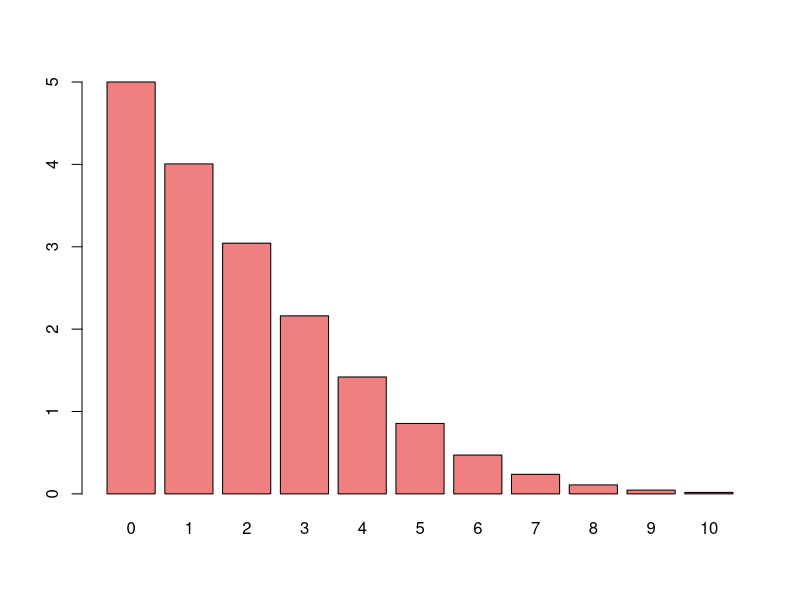
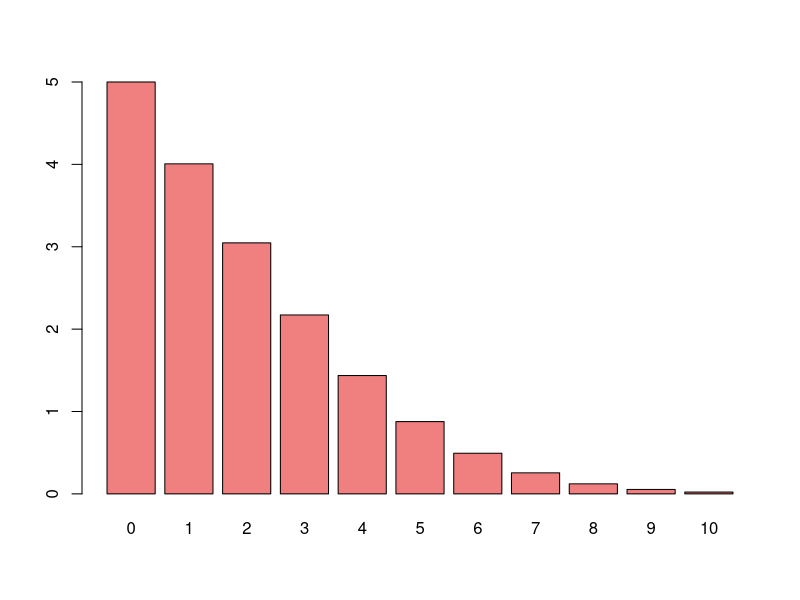
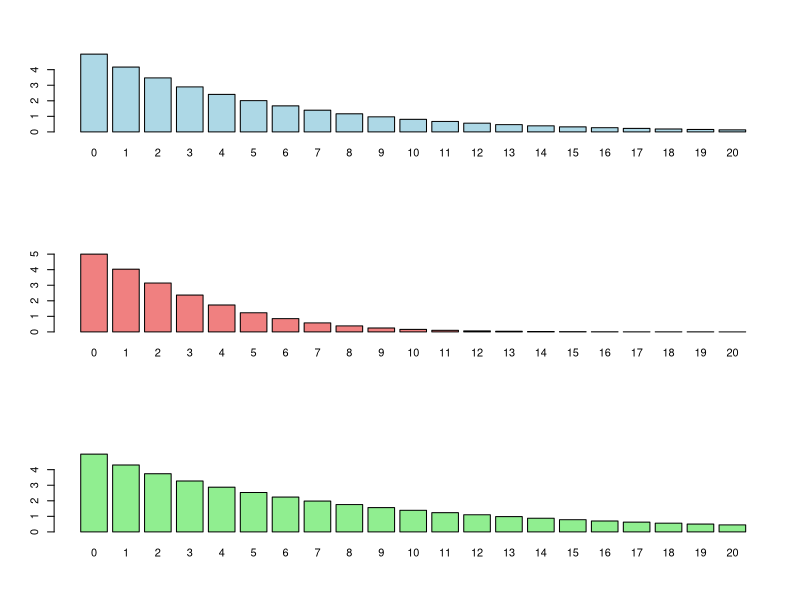
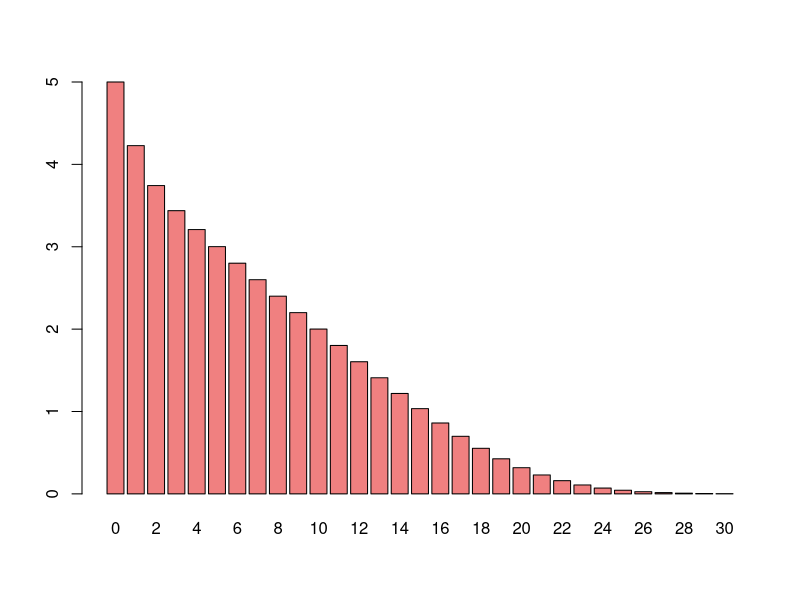
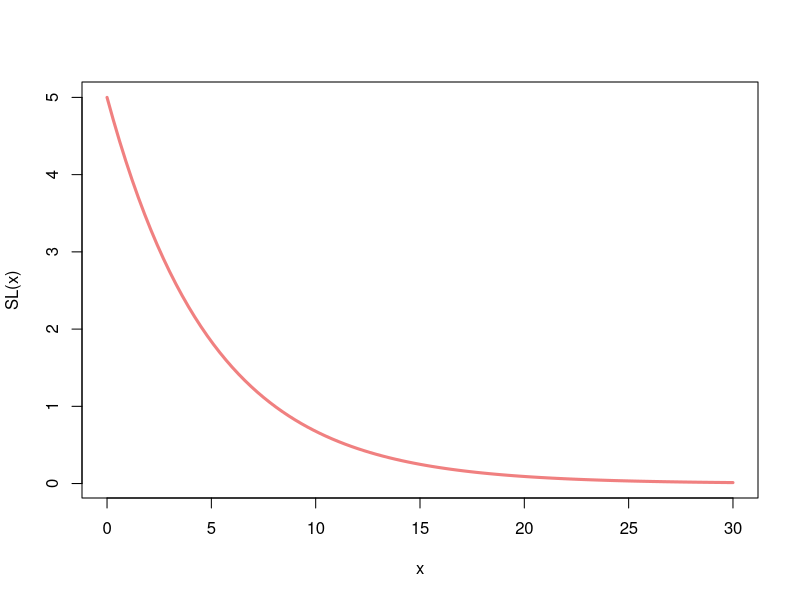
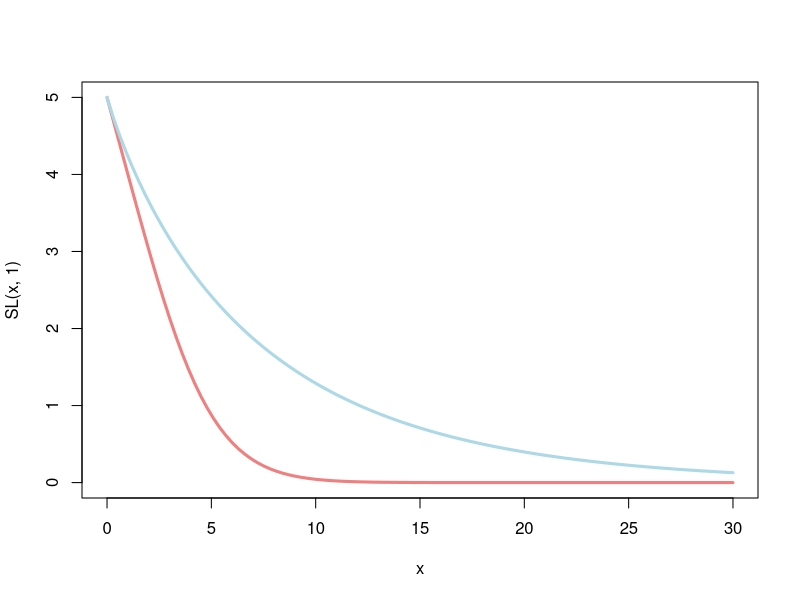
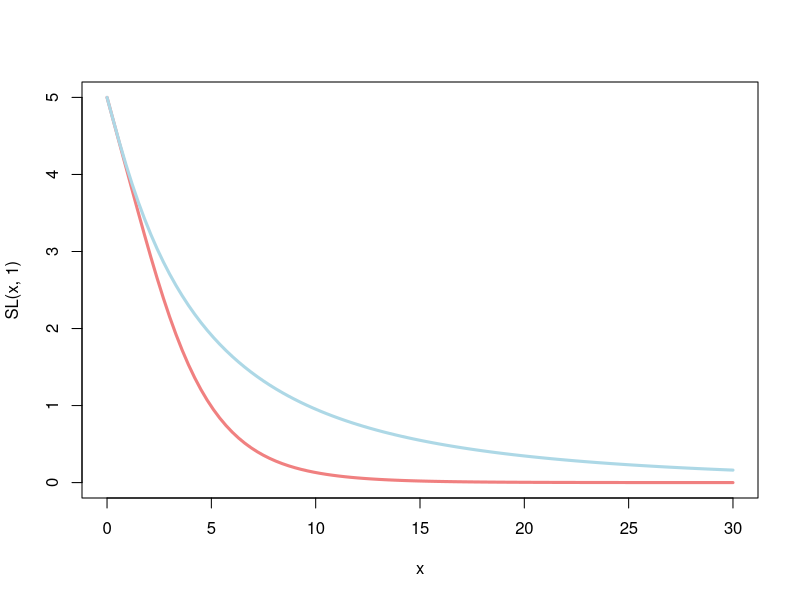

Generate these figures, in order, with R: (Note: this script raises an error after producing the figures.)
################################################################################
#### Introduction à l'actuariat II - Hiver 2025 ################################
#### École d'Actuariat - Université Laval ######################################
#### Atelier 1 - 15 janvier 2025 ###############################################
################################################################################

###
### Exemple 1
###

rm(list = ls())

# Nous observons que la variable aléatoire X obéit à un mélange de deux
# lois binomiales de paramètres (n = 100, q = 0.1) et (n = 100, q = 0.6)
# avec des poids respectifs de 0.8 et 0.2.

n <- 100
w <- c(0.8, 0.2)
q <- c(0.1, 0.6)

# Option 1
fx <- w[1] * dbinom(0:n, n, q[1]) + w[2] * dbinom(0:n, n, q[2])

# Option 2
fx <- sapply(0:n, function(x) sum(w * dbinom(x, n, q)))

## 1)
sum(fx)

## 2)
EspX <- sum(0:n * fx)
EspX

################################################################################

###
### Exemple 1.5
###

rm(list = ls())

# Il est important d'être en mesure de déduire le support ainsi que
# les probabilités associées à une variable aléatoire discrète à partir
# de sa fonction génératrice des probabilités.

## 1)
x <- c(0, 1, 2, 3)
fx <- c(0.2, 0.4, 0.3, 0.1)

## 2)

# i)
Fx <- cumsum(fx)
Fx[1.5 + 1]             # Ajouter le + 1 afin d'indexer correctement

# ii)
EspTr <- function(d) sum(x * fx * I(x <= d))
EspTr(1.5)

# iii)
SL <- function(d) sum(pmax(x - d, 0) * fx)
SL(1.5)

# iv)
ExMoy <- function(d) SL(d)/(1 - Fx[d + 1])
ExMoy(1.5)

# v)
FGM <- function(t) sum(exp(t * x) * fx)
FGM(2)


################################################################################

###
### Exemple 2
###

rm(list = ls())

n <- 100
q <- 0.05

x <- 0:n
fx <- dbinom(0:n, n, q)

SL <- function(d) sum(pmax(x - d, 0) * fx)
barplot(sapply(0:10, SL), names.arg = 0:10, col = 'lightcoral')


################################################################################

###
### Exemple 3
###

rm(list = ls())

lam <- 5
xmax <- 100

x <- 0:xmax
fx <- dpois(x, lam)

SL <- function(d) sum(pmax(x - d, 0) * fx)
barplot(sapply(0:10, SL), names.arg = 0:10, col = 'lightcoral')


################################################################################

###
### Exemples 4, 5 et 6
###

rm(list = ls())

r <- c(1, 5, 0.5)
q <- c(1/6, 1/2, 1/11)
xmax <- 100

x <- 0:xmax
f1 <- dnbinom(x, r[1], q[1])
f2 <- dnbinom(x, r[2], q[2])
f3 <- dnbinom(x, r[3], q[3])

SL <- function(d, fx) sum(pmax(x - d, 0) * fx)

par(mfrow = c(3, 1))
barplot(sapply(0:20, SL, fx = f1), names.arg = 0:20, col = 'lightblue')
barplot(sapply(0:20, SL, fx = f2), names.arg = 0:20, col = 'lightcoral')
barplot(sapply(0:20, SL, fx = f3), names.arg = 0:20, col = 'lightgreen')
par(mfrow = c(1, 1))


################################################################################

###
### Exemple 7
###

rm(list = ls())

n <- 100
x <- 0:n
w <- c(0.8, 0.2)
q <- c(0.0125, 0.2)

# Option 1
fx <- w[1] * dbinom(x, n, q[1]) + w[2] * dbinom(x, n, q[2])

# Option 2
fx <- sapply(0:n, function(x) sum(w * dbinom(x, n, q)))

SL <- function(d) sum(pmax(x - d, 0) * fx)

barplot(sapply(0:30, SL), names.arg = 0:30, col = 'lightcoral')


################################################################################

###
### Exemple 8
###

rm(list = ls())

be <- 1/5

SL <- function(d) exp(-be * d)/be
curve(SL, from = 0, to = 30, col = 'lightcoral', lwd = 3)


################################################################################

###
### Exemples 9 et 10
###

rm(list = ls())

al <- c(5, 0.5)
be <- c(1, 1/10)

SL <- function(d, i) al[i]/be[i] * pgamma(d, al[i] + 1, be[i], lower = FALSE) -
                     d * pgamma(d, al[i], be[i], lower = FALSE)

curve(SL(x, 1), from = 0, to = 30, col = 'lightcoral', lwd = 3)
curve(SL(x, 2), from = 0, to = 30, col = 'lightblue', lwd = 3, add = TRUE)


################################################################################

###
### Exemples 11 et 12
###

rm(list = ls())

mu <- c(log(5) - 0.125, log(5) - 0.5)
sig <- c(0.5, 1)

SL <- function(d, i)
{
    exp(mu[i] + sig[i]^2/2) * pnorm(
        (log(d) - mu[i] - sig[i] ^2)/sig[i], lower = FALSE
    ) - d * pnorm((log(d) - mu[i])/sig[i], lower = FALSE)
}

curve(SL(x, 1), from = 0, to = 30, col = 'lightcoral', lwd = 3)
curve(SL(x, 2), from = 0, to = 30, col = 'lightblue', lwd = 3, add = TRUE)


################################################################################

###
### Exemple 13
###

rm(list = ls())

x <- c(6, 9, 10, 13, 16, 17, 20)
fx <- c(0.12, 0.4, 0.3, 0.06, 0.01, 0.07, 0.04)
Fx <- cumsum(fx)

FxInv <- function(u) x[min(which(Fx >= u))]
FxInv(0.95)


################################################################################

###
### Exemple 15
###

rm(list = ls())

u <- c(0.9, 0.99)

## 1)
lam_exp <- 10

FxInvExp <- function(u) -log(1 - u)/lam_exp     # Option 1
FxInvExp <- function(u) qexp(u, lam_exp)        # Option 2
FxInvExp(u)

## 2)
al_par <- 3
lam_par <- 0.6

FxInvPar <- function(u) lam_par * ((1 - u)^(-1/al) - 1)
FxInvPar(u)

## 3)
al_gam <- 4
be <- 0.3

FxInvGam <- function(u) qgamma(u, al_gam, be)
FxInvGam(u)


################################################################################

###
### Exemple 16
###

rm(list = ls())

# Nous observons que la variable aléatoire X obéit à un mélange
# de deux lois exponentielles de paramètres 1/10 et 1/60 avec
# des poids respectifs de 0.8 et 0.2.

be <- c(1/10, 1/60)
w <- c(0.8, 0.2)
u <- 1:99/100

## 1)
fx <- function(x) sum(w * dexp(x, be))
plot(0:200, sapply(0:200, fx), type = 'l', col = 'lightcoral', lwd = 3)

Fx <- function(x) sum(w * pexp(x, be))
plot(0:200, sapply(0:200, Fx), type = 'l', col = 'lightcoral', lwd = 3)

## 2)
FxInv <- function(u) optimize(function(x) abs(Fx(x) - u), c(0, 200))$min
plot(u, sapply(u, FxInv), type = 'l', col = 'lightcoral', lwd = 3)


################################################################################

###
### Exemple 17
###

rm(list = ls())

# On reprend une partie du code de l'exemple 7.

n <- 100
x <- 0:n
w <- c(0.8, 0.2)
q <- c(0.0125, 0.2)
u <- 1:99/100

# Option 1
fx <- w[1] * dbinom(x, n, q[1]) + w[2] * dbinom(x, n, q[2])
Fx <- function(k) w[1] * pbinom(k, n, q[1]) + w[2] * pbinom(k, n, q[2])

# Option 2
fx <- sapply(0:n, function(x) sum(w * dbinom(x, n, q)))
Fx <- function(k) sum(w * pbinom(k, n, q))

# Option 3
Fx <- function(k) sum(fx * I(x <= k))

FxInv <- function(u) x[min(which(Fx >= u))]
plot(u, sapply(u, FxInv), type = 'l', col = 'lightcoral', lwd = 3)


################################################################################

###
### Exemple 18
###

rm(list = ls())

x <- 0:100
fx <- ((5/(5 + x))^2 - (5/(6 + x))^2)/(1 - (5/(106))^2)
sum(fx)     # Vérification

## 1)
EspX <- sum(x * fx)
EspX

## 2)
VarX <- sum((x - EspX)^2 * fx)
sqrt(VarX)

## 3)
Fx <- cumsum(fx)
Fx[30 + 1]          # Ajouter le + 1 afin d'indexer correctement

## 4)

# Je ferai un retour sur cette question lorsque vous aurez vu la TVaR!
SL <- function(d) sum(pmax(x - d, 0) * fx)
VaR <- function(k) x[min(which(Fx >= k))]       # Identique à FxInv!
TVaR <- function(k) SL(VaR(k))/(1 - k) + VaR(k)

u <- c(0.6, 0.99)
theta <- (1 - u[1]) * TVaR(u[1]) - (1 - u[2]) * TVaR(u[2])
theta

## 5)
rho <- c(0.001, 0.01, 0.1)
FGM <- function(t) sum(exp(t * x) * fx)

ENTR <- function(rho) log(FGM(rho))/rho
sapply(rho, ENTR)


################################################################################

###
### Exemple 19
###

rm(list = ls())

x <- c(0, 10, 50, 100, 200, 500, 800, 1500, 4000, 10000)
fc <- c(100, 4, 10, 20, 30, 50, 25, 12, 6, 3)

## 1)
fx <- fc/sum(fc)
sum(fx)   # Vérification

## 2)
EspX <- sum(x * fx)
EspX

## 3)
VarX <- sum((x - EspX)^2 * fx)
sqrt(VarX)

## 4)
k <- c(0, 300, 800, 1000, 12000)
Fx <- function(k) sum(fx * I(x <= k))
sapply(k, Fx)

## 5)
u <- c(0.1, 0.5, 0.7, 0.9, 0.99, 0.999)
FxInv <- function(u) x[min(which(cumsum(fx) >= u))]     # Identique à FxInv!
sapply(u, FxInv)

## 6)

# Je ferai un retour sur cette question lorsque vous aurez vu la TVaR!
SL <- function(d) sum(pmax(x - d, 0) * fx)
VaR <- function(k) x[min(which(cumsum(fx) >= k))]
TVaR <- function(k) SL(VaR(k))/(1 - k) + VaR(k)

u <- c(0.6, 0.99)
theta <- (1 - u[1]) * TVaR(u[1]) - (1 - u[2]) * TVaR(u[2])
theta

## 7)
rho <- c(0.0001, 0.001, 0.01)
FGM <- function(t) sum(exp(t * x) * fx)

ENTR <- function(rho) log(FGM(rho))/rho
sapply(rho, ENTR)
